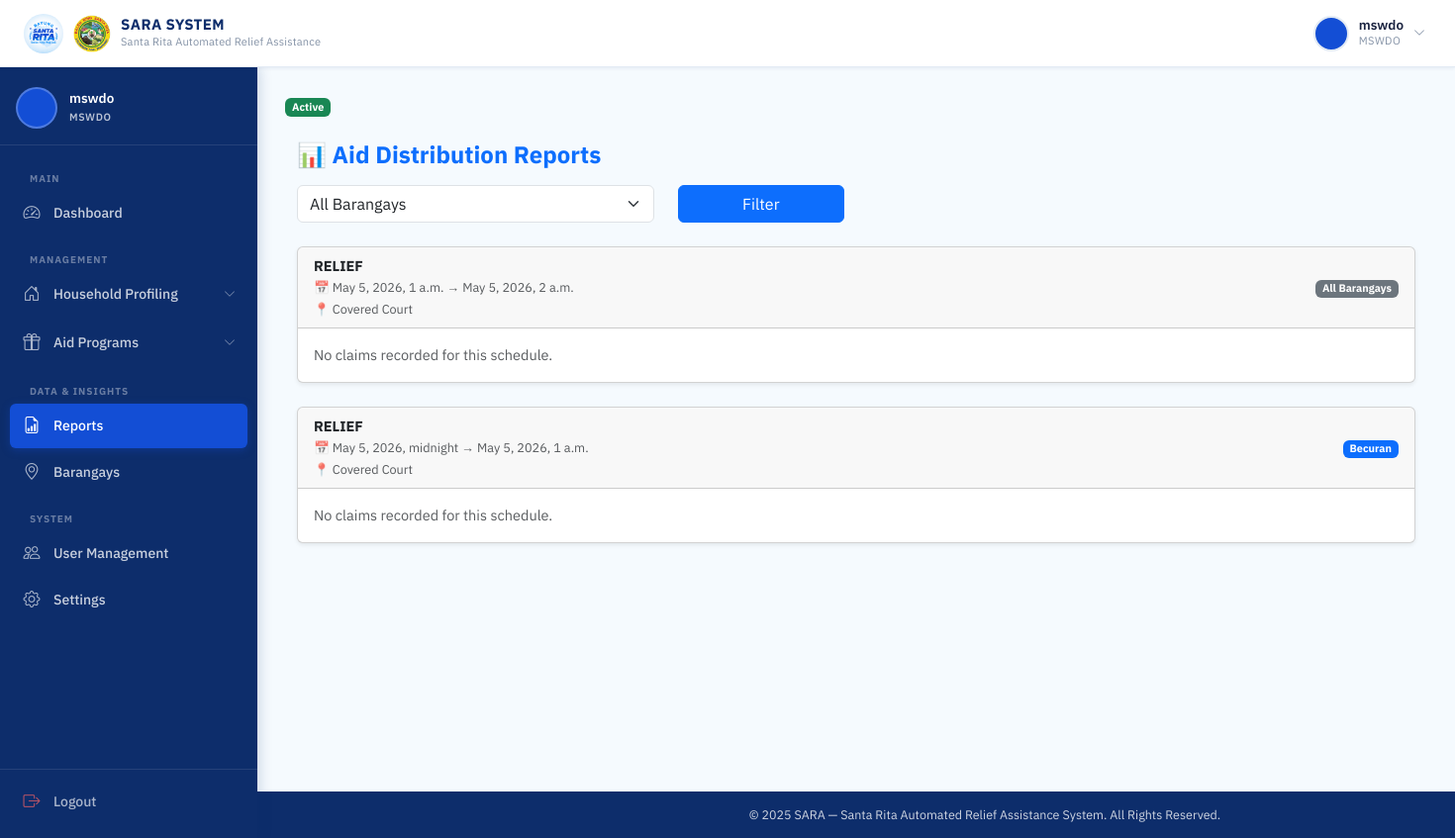
Before: /mswdo/reports/ (signed in) with the older database file.
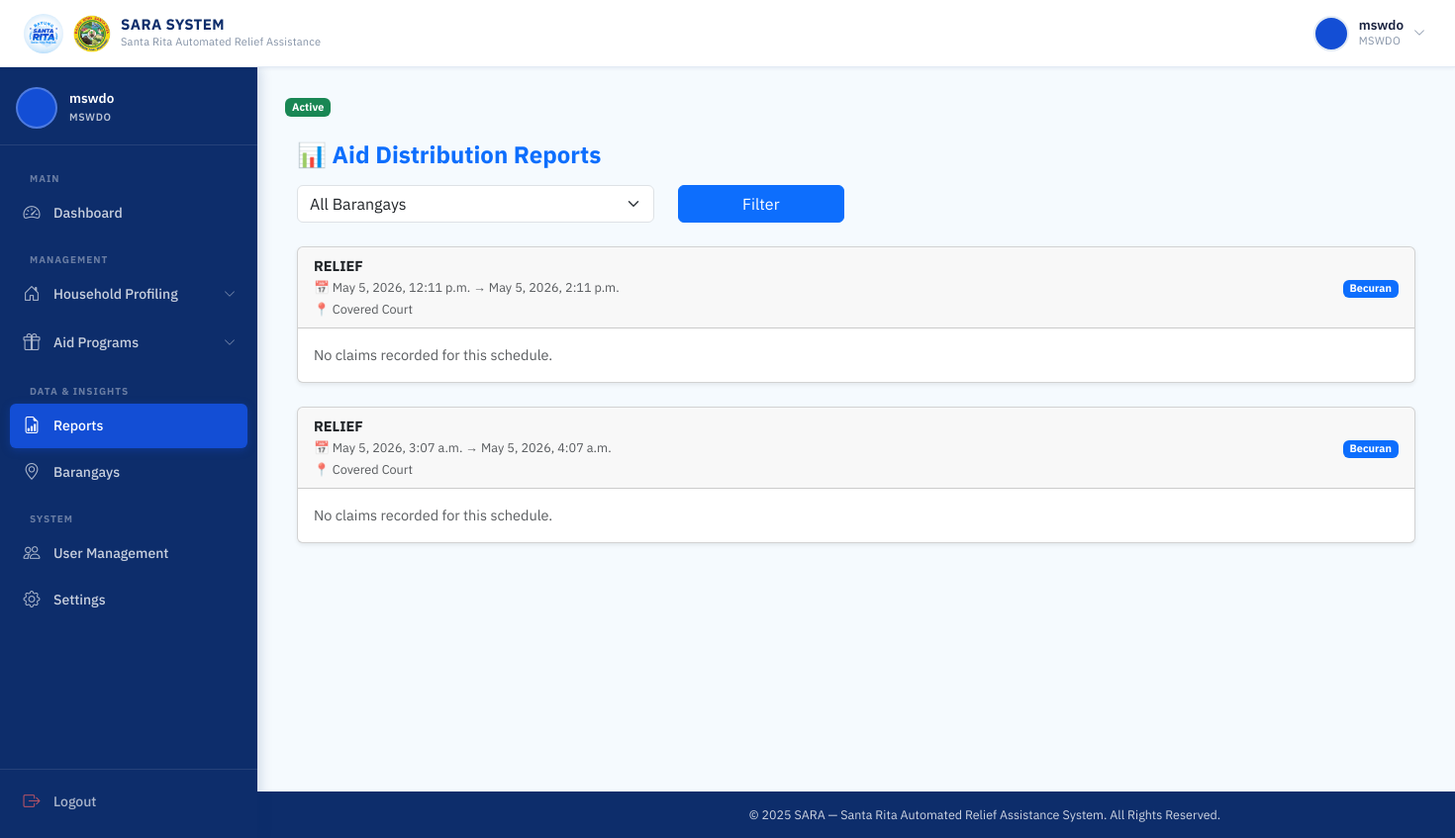
After: the same page with the newer database file.
### accounts/models.py (models this page shows, shortened)
class User(AbstractUser):
    ROLE_CHOICES = (
        ('MSWDO', 'MSWDO Admin'),
        ('BARANGAY', 'Barangay Admin'),
    )
    role = models.CharField(max_length=20, choices=ROLE_CHOICES)
    barangay = models.ForeignKey(
        'Barangay', on_delete=models.SET_NULL, blank=True, null=True, related_name='users'
    )
    is_active = models.BooleanField(default=True)

class AidSchedule(models.Model):
    aid_type = models.CharField(max_length=20, choices=AidType.choices)
    schedule_datetime = models.DateTimeField()
    end_datetime = models.DateTimeField()
    location = models.CharField(max_length=255)
    barangay = models.ForeignKey(
        Barangay,
        on_delete=models.CASCADE,
        null=True,
        blank=True
    )
    is_active = models.BooleanField(default=True)
    created_at = models.DateTimeField(auto_now_add=True)

class Barangay(models.Model):
    name = models.CharField(max_length=100, unique=True)
    def __str__(self):
        return self.name

### accounts/views.py (the view)
# urls.py: path('mswdo/reports/', views.aid_reports, name='aid_reports'),
@login_required
def aid_reports(request):
    if request.user.role != 'MSWDO':
        return HttpResponseForbidden("Access Denied")
    selected_barangay = request.GET.get('barangay')
    schedules = AidSchedule.objects.all().order_by('-schedule_datetime')
    if selected_barangay:
        schedules = schedules.filter(barangay_id=selected_barangay)
    for sched in schedules:
        sched.claims = AidClaim.objects.filter(
            aid_type=sched.aid_type,
            claimed_at__gte=sched.schedule_datetime,
            claimed_at__lte=sched.end_datetime
        ).select_related(
            'family',
            'family_member',
            'family__household',
            'family__household__barangay'
        )
    barangays = Barangay.objects.all()
    return render(request, 'accounts/aid_reports.html', {
        'schedules': schedules,
        'barangays': barangays,
        'selected_barangay': selected_barangay,
    })

### templates/accounts/aid_reports.html (shortened to what this page needs)
{% extends 'base.html' %}
{% block content %}
<header>
    {% if sched.end_datetime < now %}
        <span class="badge bg-danger">Expired</span>
    {% else %}
        <span class="badge bg-success">Active</span>
    {% endif %}
</header>
<div class="container mt-4">
    <h4 class="fw-bold text-primary mb-3">📊 Aid Distribution Reports</h4>
    <form method="get" class="row mb-4">
        <div class="col-md-4">
            <select name="barangay" class="form-select">
                <option value="">All Barangays</option>
            </select>
        </div>
        <div class="col-md-2">
            <button class="btn btn-primary w-100">Filter</button>
        </div>
    </form>
    {% for sched in schedules %}
        <div class="card shadow-sm mb-4">
            <div class="card-header d-flex justify-content-between align-items-center">
                <div>
                    <strong>{{ sched.aid_type }}</strong><br>
                    <small class="text-muted">
                        📅 {{ sched.schedule_datetime }} → {{ sched.end_datetime }}
                    </small><br>
                    <small class="text-muted">
                        📍 {{ sched.location }}
                    </small>
                </div>
                <div class="text-end">
                    {% if sched.barangay %}
                        <span class="badge bg-primary">{{ sched.barangay }}</span>
                    {% else %}
                        <span class="badge bg-secondary">All Barangays</span>
                    {% endif %}
                </div>
            </div>
            <div class="card-body">
                {% if sched.claims %}
                    <div class="table-responsive">
                        <table class="table table-sm table-bordered align-middle">
                            <thead class="table-light">
                                <tr>
                                    <th>RFID</th>
                                    <th>Family</th>
                                    <th>Member</th>
                                    <th>Address</th>
                                    <th>Claimed At</th>
                                </tr>
                            </thead>
                            <tbody>
                                {% for c in sched.claims %}
                                <tr>
                                    <td>{{ c.family.rfid_uid }}</td>
                                    <td>{{ c.family.family_name }}</td>
                                    <td>
                                        {% if c.family_member %}
                                            {{ c.family_member.first_name }} {{ c.family_member.last_name }}
                                        {% else %}
                                            ALL MEMBERS
                                        {% endif %}
                                    </td>
                                    <td>{{ c.family.household.address }}</td>
                                    <td>{{ c.claimed_at }}</td>
                                </tr>
                                {% endfor %}
                            </tbody>
                        </table>
                    </div>
                {% else %}
                    <div class="text-muted">
                        No claims recorded for this schedule.
                    </div>
                {% endif %}
            </div>
        </div>
    {% empty %}
        <div class="alert alert-info">
            No schedules found.
        </div>
    {% endfor %}
</div>
{% endblock %}

### templates/base.html (shortened to what this page needs)
{% load static %}
<!DOCTYPE html>
<html lang="en">
<head>
  <link href="https://cdn.jsdelivr.net/npm/bootstrap@5.3.2/dist/css/bootstrap.min.css" rel="stylesheet">
  <link href="https://cdn.jsdelivr.net/npm/bootstrap-icons@1.11.3/font/bootstrap-icons.min.css" rel="stylesheet">
  <link rel="stylesheet" href="{% static 'css/base.css' %}">
</head>
<body>
<div class="page-wrapper">
  <nav class="topbar" id="topbar">
    <div class="topbar-left">
      <a class="topbar-brand" href="#">
        <img src="{% static 'images/logo.jpg' %}" alt="SARA Logo" class="topbar-logo">
        <img src="{% static 'images/SRP.png' %}" alt="SRP Logo" class="topbar-logo topbar-logo--srp">
        <div class="topbar-title-group">
          <span class="topbar-title">{% block navbar_title %}SARA SYSTEM{% endblock %}</span>
          <span class="topbar-subtitle">Santa Rita Automated Relief Assistance</span>
        </div>
      </a>
    </div>
    {% if user.is_authenticated %}
    <div class="topbar-right">
      <div class="topbar-user" id="userDropdownToggle">
        <div class="topbar-avatar">
        </div>
        <div class="topbar-user-info">
          <span class="topbar-username">{{ user.get_full_name|default:user.username }}</span>
          <span class="topbar-role">{{ user.role|default:"User" }}</span>
        </div>
        <i class="bi bi-chevron-down topbar-chevron" id="userChevron"></i>
      </div>
    </div>
    {% endif %}
  </nav>
  {% if user.is_authenticated %}
  <aside class="sidebar" id="sidebar">
    <div class="sidebar-header">
      <div class="sidebar-user-card">
        <div class="sidebar-avatar">
        </div>
        <div class="sidebar-user-info">
          <span class="sidebar-username">{{ user.get_full_name|default:user.username }}</span>
          <span class="sidebar-role-badge">{{ user.role|default:"User" }}</span>
        </div>
      </div>
    </div>
    <nav class="sidebar-body">
      <ul class="sidebar-nav">
        {% if user.role == 'MSWDO' %}
        <li class="sidebar-section-label">Main</li>
        <li class="sidebar-item">
          <a href="{% url 'mswdo_dashboard' %}" class="sidebar-link {% if request.resolver_match.url_name == 'mswdo_dashboard' %}active{% endif %}">
            <i class="bi bi-speedometer2"></i>
            <span>Dashboard</span>
          </a>
        </li>
        <li class="sidebar-section-label">Management</li>
        <li class="sidebar-item sidebar-item--accordion">
          <button class="sidebar-link sidebar-accordion-btn" data-target="householdSubmenu"
            aria-expanded="false">
            <i class="bi bi-house-door"></i>
            <span>Household Profiling</span>
            <i class="bi bi-chevron-down sidebar-arrow"></i>
          </button>
        </li>
        <li class="sidebar-item sidebar-item--accordion">
          <button class="sidebar-link sidebar-accordion-btn" data-target="aidSubmenu"
            aria-expanded="false">
            <i class="bi bi-gift"></i>
            <span>Aid Programs</span>
            <i class="bi bi-chevron-down sidebar-arrow"></i>
          </button>
        </li>
        <li class="sidebar-section-label">Data & Insights</li>
        <li class="sidebar-item">
          <a href="{% url 'aid_reports' %}" class="sidebar-link {% if request.resolver_match.url_name == 'aid_reports' %}active{% endif %}">
            <i class="bi bi-file-earmark-bar-graph"></i>
            <span>Reports</span>
          </a>
        </li>
        <li class="sidebar-item">
          <a href="#" class="sidebar-link">
            <i class="bi bi-geo-alt"></i>
            <span>Barangays</span>
          </a>
        </li>
        <li class="sidebar-section-label">System</li>
        <li class="sidebar-item">
          <a href="#" class="sidebar-link">
            <i class="bi bi-people"></i>
            <span>User Management</span>
          </a>
        </li>
        <li class="sidebar-item">
          <a href="#" class="sidebar-link">
            <i class="bi bi-gear"></i>
            <span>Settings</span>
          </a>
        </li>
        {% endif %}
      </ul>
    </nav>
    <div class="sidebar-footer">
      <a href="{% url 'logout' %}" class="sidebar-link sidebar-logout">
        <i class="bi bi-box-arrow-right"></i>
        <span>Logout</span>
      </a>
    </div>
  </aside>
  {% endif %}
  <main class="{% if user.is_authenticated %}main-content{% endif %}">
    {% block content %}{% endblock %}
  </main>
  <footer class="{% if user.is_authenticated %}footer footer--dashboard{% else %}footer{% endif %}">
    <div class="footer-content">
      <p>&copy; 2025 SARA &mdash; Santa Rita Automated Relief Assistance System. All Rights Reserved.</p>
    </div>
  </footer>
</div>
</body>
</html>

Changed rows visible on the page:
removed AidSchedule: aid_type "RELIEF", schedule_datetime "May 5, 2026, 1 a.m.", end_datetime "May 5, 2026, 2 a.m.", location "Covered Court", shows "All Barangays", shows "No claims recorded for this schedule."
removed AidSchedule: aid_type "RELIEF", schedule_datetime "May 5, 2026, midnight", end_datetime "May 5, 2026, 1 a.m.", location "Covered Court", barangay "Becuran", shows "No claims recorded for this schedule."
added AidSchedule: aid_type "RELIEF", schedule_datetime "May 5, 2026, 12:11 p.m.", end_datetime "May 5, 2026, 2:11 p.m.", location "Covered Court", barangay "Becuran", shows "No claims recorded for this schedule."
added AidSchedule: aid_type "RELIEF", schedule_datetime "May 5, 2026, 3:07 a.m.", end_datetime "May 5, 2026, 4:07 a.m.", location "Covered Court", barangay "Becuran", shows "No claims recorded for this schedule."
